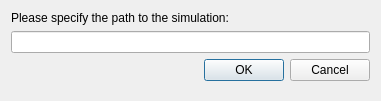
<?xml version="1.0" encoding="UTF-8"?>
<ui version="4.0">
 <class>loadSimulation</class>
 <widget class="QDialog" name="loadSimulation">
  <property name="geometry">
   <rect>
    <x>0</x>
    <y>0</y>
    <width>381</width>
    <height>101</height>
   </rect>
  </property>
  <property name="windowTitle">
   <string>Load simulation</string>
  </property>
  <layout class="QFormLayout" name="formLayout">
   <item row="0" column="0">
    <widget class="QLabel" name="title">
     <property name="text">
      <string>Please specify the path to the simulation:</string>
     </property>
    </widget>
   </item>
   <item row="1" column="0" colspan="2">
    <widget class="QLineEdit" name="filenameLine"/>
   </item>
   <item row="2" column="0" colspan="2">
    <widget class="QDialogButtonBox" name="buttonBox">
     <property name="orientation">
      <enum>Qt::Horizontal</enum>
     </property>
     <property name="standardButtons">
      <set>QDialogButtonBox::Cancel|QDialogButtonBox::Ok</set>
     </property>
    </widget>
   </item>
  </layout>
 </widget>
 <resources/>
 <connections>
  <connection>
   <sender>buttonBox</sender>
   <signal>accepted()</signal>
   <receiver>loadSimulation</receiver>
   <slot>accept()</slot>
   <hints>
    <hint type="sourcelabel">
     <x>248</x>
     <y>254</y>
    </hint>
    <hint type="destinationlabel">
     <x>157</x>
     <y>274</y>
    </hint>
   </hints>
  </connection>
  <connection>
   <sender>buttonBox</sender>
   <signal>rejected()</signal>
   <receiver>loadSimulation</receiver>
   <slot>reject()</slot>
   <hints>
    <hint type="sourcelabel">
     <x>316</x>
     <y>260</y>
    </hint>
    <hint type="destinationlabel">
     <x>286</x>
     <y>274</y>
    </hint>
   </hints>
  </connection>
 </connections>
</ui>
